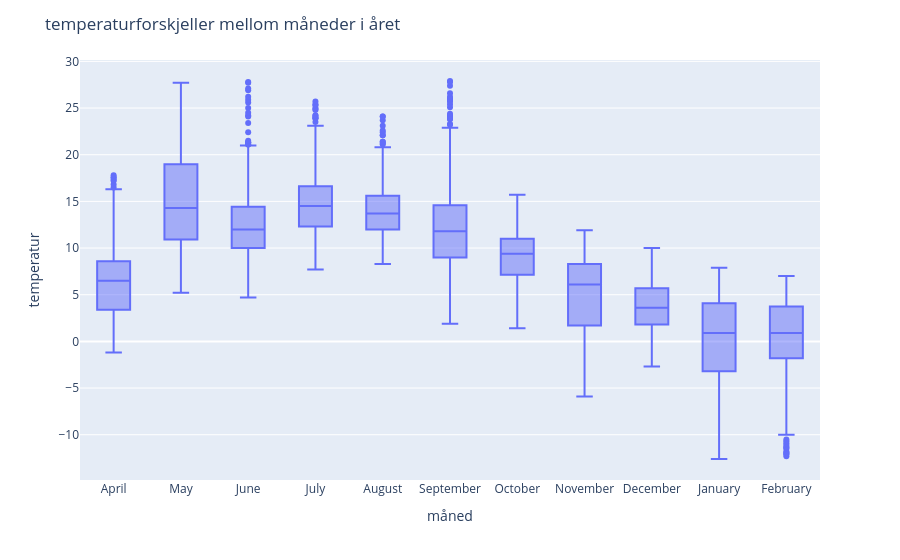

The code cell stored with this chart in its notebook:
### Code cell
# visualiserer om været varierer særlig mellom dager i uka via boxplot
weather_df["month"] = weather_df["timestamp"].dt.month_name()

fig = px.box(weather_df, "month", "temperature")
fig.update_layout(title="temperaturforskjeller mellom måneder i året", xaxis_title="måned",
                  yaxis_title="temperatur")
fig.show()

### Figure 1 — Plotly figure (JSON) as saved in the notebook; plotly's stock layout.template omitted (floating-point values rounded to 4 significant figures; data arrays with more than 128 entries replaced by an {"elided": "..."} marker saying what was removed)
{"data": [{"alignmentgroup": "True", "hovertemplate": "month=%{x}<br>temperature=%{y}<extra></extra>", "legendgroup": "", "marker": {"color": "#636efa"}, "name": "", "notched": false, "offsetgroup": "", "orientation": "v", "showlegend": false, "type": "box", "x": {"elided": "7507 str values"}, "x0": " ", "xaxis": "x", "y": {"elided": "7507 float values"}, "y0": " ", "yaxis": "y"}], "layout": {"boxmode": "group", "legend": {"tracegroupgap": 0}, "margin": {"t": 60}, "title": {"text": "temperaturforskjeller mellom måneder i året"}, "xaxis": {"anchor": "y", "domain": [0, 1], "title": {"text": "måned"}}, "yaxis": {"anchor": "x", "domain": [0, 1], "title": {"text": "temperatur"}}}}
